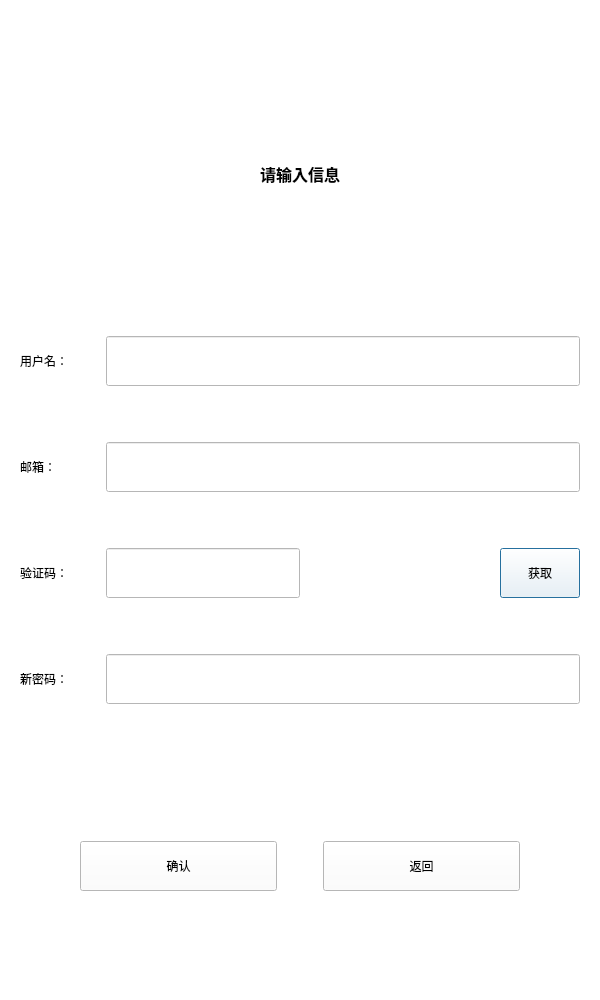
<?xml version="1.0" encoding="UTF-8"?>
<ui version="4.0">
 <class>ResetDialog</class>
 <widget class="QDialog" name="ResetDialog">
  <property name="geometry">
   <rect>
    <x>0</x>
    <y>0</y>
    <width>600</width>
    <height>1000</height>
   </rect>
  </property>
  <property name="minimumSize">
   <size>
    <width>600</width>
    <height>1000</height>
   </size>
  </property>
  <property name="maximumSize">
   <size>
    <width>600</width>
    <height>1000</height>
   </size>
  </property>
  <property name="windowTitle">
   <string>Dialog</string>
  </property>
  <property name="styleSheet">
   <string notr="true">background-color: rgb(255, 255, 255);</string>
  </property>
  <layout class="QVBoxLayout" name="verticalLayout">
   <item>
    <spacer name="verticalSpacer">
     <property name="orientation">
      <enum>Qt::Vertical</enum>
     </property>
     <property name="sizeType">
      <enum>QSizePolicy::Fixed</enum>
     </property>
     <property name="sizeHint" stdset="0">
      <size>
       <width>20</width>
       <height>40</height>
      </size>
     </property>
    </spacer>
   </item>
   <item>
    <widget class="QLabel" name="err_tip">
     <property name="font">
      <font>
       <family>Agency FB</family>
       <pointsize>12</pointsize>
       <weight>75</weight>
       <bold>true</bold>
      </font>
     </property>
     <property name="text">
      <string>请输入信息</string>
     </property>
     <property name="alignment">
      <set>Qt::AlignCenter</set>
     </property>
    </widget>
   </item>
   <item>
    <widget class="QWidget" name="widget" native="true">
     <layout class="QGridLayout" name="gridLayout">
      <item row="0" column="0">
       <layout class="QHBoxLayout" name="horizontalLayout_3">
        <item>
         <widget class="QLabel" name="label_2">
          <property name="minimumSize">
           <size>
            <width>80</width>
            <height>100</height>
           </size>
          </property>
          <property name="maximumSize">
           <size>
            <width>80</width>
            <height>100</height>
           </size>
          </property>
          <property name="text">
           <string>用户名：</string>
          </property>
         </widget>
        </item>
        <item>
         <widget class="QLineEdit" name="user_edit">
          <property name="minimumSize">
           <size>
            <width>0</width>
            <height>50</height>
           </size>
          </property>
         </widget>
        </item>
       </layout>
      </item>
      <item row="2" column="0">
       <layout class="QHBoxLayout" name="horizontalLayout_5">
        <item>
         <widget class="QLabel" name="label_4">
          <property name="minimumSize">
           <size>
            <width>80</width>
            <height>100</height>
           </size>
          </property>
          <property name="maximumSize">
           <size>
            <width>80</width>
            <height>100</height>
           </size>
          </property>
          <property name="text">
           <string>验证码：</string>
          </property>
         </widget>
        </item>
        <item>
         <widget class="QLineEdit" name="varify_edit">
          <property name="minimumSize">
           <size>
            <width>0</width>
            <height>50</height>
           </size>
          </property>
         </widget>
        </item>
        <item>
         <spacer name="horizontalSpacer_4">
          <property name="orientation">
           <enum>Qt::Horizontal</enum>
          </property>
          <property name="sizeHint" stdset="0">
           <size>
            <width>40</width>
            <height>20</height>
           </size>
          </property>
         </spacer>
        </item>
        <item>
         <widget class="QPushButton" name="varify_btn">
          <property name="minimumSize">
           <size>
            <width>0</width>
            <height>50</height>
           </size>
          </property>
          <property name="text">
           <string>获取</string>
          </property>
         </widget>
        </item>
       </layout>
      </item>
      <item row="1" column="0">
       <layout class="QHBoxLayout" name="horizontalLayout_4">
        <item>
         <widget class="QLabel" name="label_3">
          <property name="minimumSize">
           <size>
            <width>80</width>
            <height>100</height>
           </size>
          </property>
          <property name="maximumSize">
           <size>
            <width>80</width>
            <height>100</height>
           </size>
          </property>
          <property name="text">
           <string>邮箱：</string>
          </property>
         </widget>
        </item>
        <item>
         <widget class="QLineEdit" name="email_edit">
          <property name="minimumSize">
           <size>
            <width>0</width>
            <height>50</height>
           </size>
          </property>
         </widget>
        </item>
       </layout>
      </item>
      <item row="3" column="0">
       <layout class="QHBoxLayout" name="horizontalLayout_6">
        <item>
         <widget class="QLabel" name="label_5">
          <property name="minimumSize">
           <size>
            <width>80</width>
            <height>100</height>
           </size>
          </property>
          <property name="maximumSize">
           <size>
            <width>80</width>
            <height>100</height>
           </size>
          </property>
          <property name="text">
           <string>新密码：</string>
          </property>
         </widget>
        </item>
        <item>
         <widget class="QLineEdit" name="pwd_edit">
          <property name="minimumSize">
           <size>
            <width>0</width>
            <height>50</height>
           </size>
          </property>
         </widget>
        </item>
       </layout>
      </item>
     </layout>
    </widget>
   </item>
   <item>
    <widget class="QWidget" name="widget_2" native="true">
     <layout class="QGridLayout" name="gridLayout_3">
      <item row="0" column="0">
       <layout class="QHBoxLayout" name="horizontalLayout">
        <item>
         <spacer name="horizontalSpacer">
          <property name="orientation">
           <enum>Qt::Horizontal</enum>
          </property>
          <property name="sizeType">
           <enum>QSizePolicy::Fixed</enum>
          </property>
          <property name="sizeHint" stdset="0">
           <size>
            <width>60</width>
            <height>20</height>
           </size>
          </property>
         </spacer>
        </item>
        <item>
         <widget class="QPushButton" name="sure_btn">
          <property name="minimumSize">
           <size>
            <width>0</width>
            <height>50</height>
           </size>
          </property>
          <property name="text">
           <string>确认</string>
          </property>
         </widget>
        </item>
        <item>
         <spacer name="horizontalSpacer_3">
          <property name="orientation">
           <enum>Qt::Horizontal</enum>
          </property>
          <property name="sizeType">
           <enum>QSizePolicy::Fixed</enum>
          </property>
          <property name="sizeHint" stdset="0">
           <size>
            <width>40</width>
            <height>20</height>
           </size>
          </property>
         </spacer>
        </item>
        <item>
         <widget class="QPushButton" name="return_btn">
          <property name="minimumSize">
           <size>
            <width>0</width>
            <height>50</height>
           </size>
          </property>
          <property name="text">
           <string>返回</string>
          </property>
         </widget>
        </item>
        <item>
         <spacer name="horizontalSpacer_2">
          <property name="orientation">
           <enum>Qt::Horizontal</enum>
          </property>
          <property name="sizeType">
           <enum>QSizePolicy::Fixed</enum>
          </property>
          <property name="sizeHint" stdset="0">
           <size>
            <width>60</width>
            <height>20</height>
           </size>
          </property>
         </spacer>
        </item>
       </layout>
      </item>
     </layout>
    </widget>
   </item>
  </layout>
 </widget>
 <resources/>
 <connections/>
</ui>
